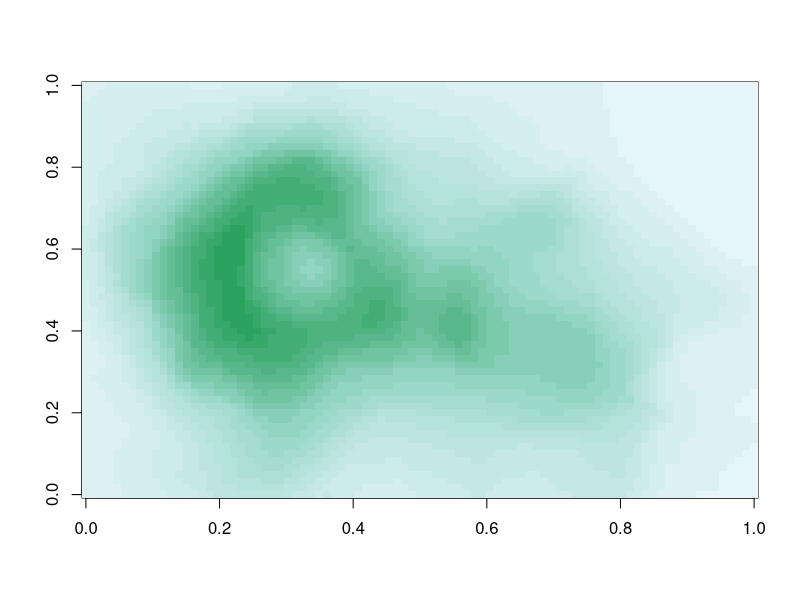
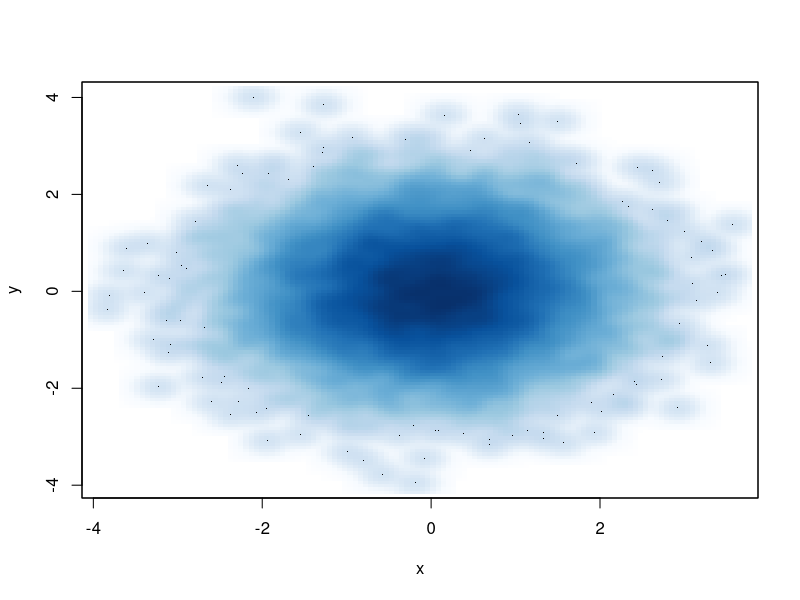
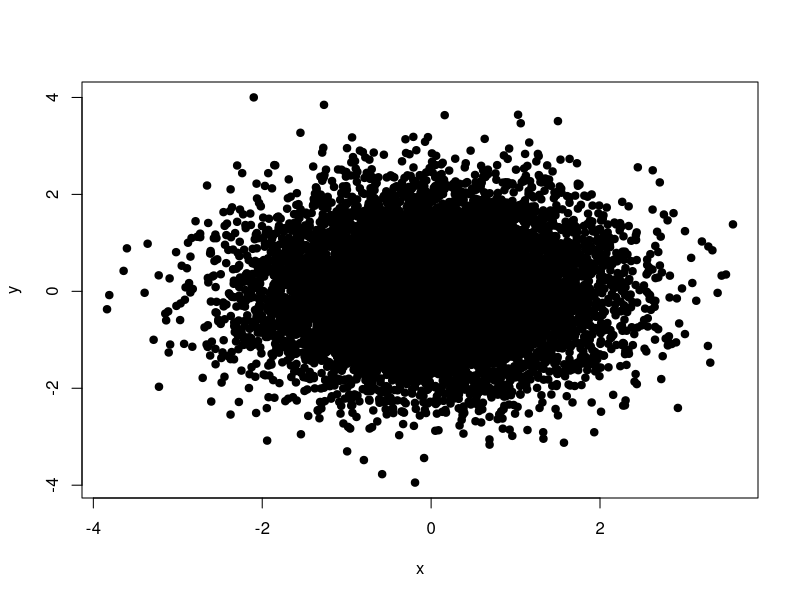
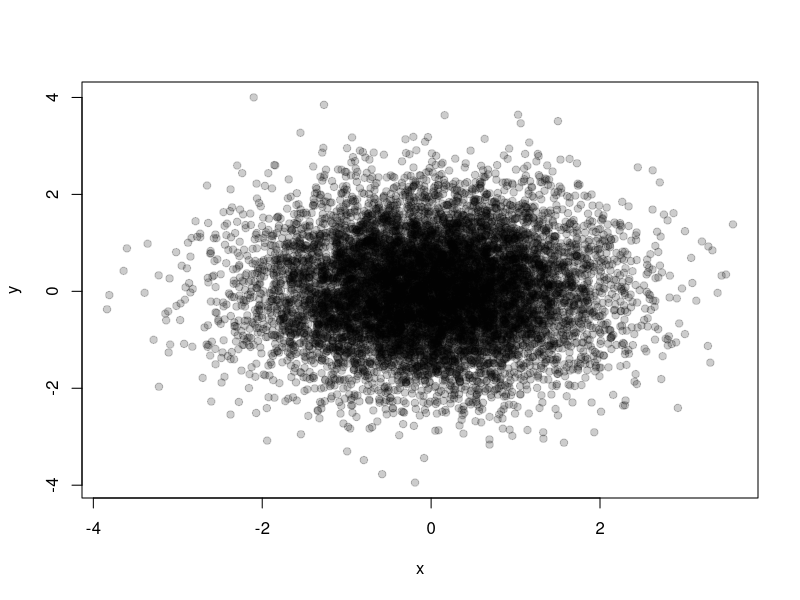

These figures' R source, in order:
# Working with Color in R (part 2).R

# RColorBrewer and colorRampPalette

library(RColorBrewer)
cols <- brewer.pal(3, "BuGn") # First argument is the number of colours you want in your palette, second argument is the name of the pallette
cols

pal <- colorRampPalette(cols) # pass palette of colours into colorRampPalette function
image(volcano, col = pal(20))

# The smoothScatter function (creates 2D histogram)
x <- rnorm(10000)
y <- rnorm(10000)
smoothScatter(x, y)

# The rgb function (red, green, blue, and transparency)
plot(x, y, pch = 19)
plot(x, y, col = rgb(0,0,0,0.2), pch = 19)
